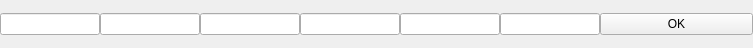
<?xml version="1.0" encoding="UTF-8"?>
<ui version="4.0">
 <class>Form</class>
 <widget class="QWidget" name="Form">
  <property name="enabled">
   <bool>true</bool>
  </property>
  <property name="geometry">
   <rect>
    <x>0</x>
    <y>0</y>
    <width>753</width>
    <height>48</height>
   </rect>
  </property>
  <property name="sizePolicy">
   <sizepolicy hsizetype="Minimum" vsizetype="Minimum">
    <horstretch>0</horstretch>
    <verstretch>0</verstretch>
   </sizepolicy>
  </property>
  <property name="maximumSize">
   <size>
    <width>25555</width>
    <height>48</height>
   </size>
  </property>
  <property name="windowTitle">
   <string>Form</string>
  </property>
  <layout class="QGridLayout" name="gridLayout">
   <property name="sizeConstraint">
    <enum>QLayout::SetMinimumSize</enum>
   </property>
   <property name="margin">
    <number>0</number>
   </property>
   <property name="spacing">
    <number>0</number>
   </property>
   <item row="0" column="0">
    <layout class="QHBoxLayout" name="horizontalLayout">
     <item>
      <layout class="QVBoxLayout" name="verticalLayoutxp">
       <item>
        <widget class="QLineEdit" name="lineEditxp">
         <property name="enabled">
          <bool>true</bool>
         </property>
         <property name="minimumSize">
          <size>
           <width>100</width>
           <height>0</height>
          </size>
         </property>
         <property name="maximumSize">
          <size>
           <width>100</width>
           <height>16777215</height>
          </size>
         </property>
        </widget>
       </item>
      </layout>
     </item>
     <item>
      <layout class="QVBoxLayout" name="verticalLayoutyk">
       <item>
        <widget class="QLineEdit" name="lineEdityk">
         <property name="enabled">
          <bool>true</bool>
         </property>
         <property name="minimumSize">
          <size>
           <width>100</width>
           <height>0</height>
          </size>
         </property>
         <property name="maximumSize">
          <size>
           <width>100</width>
           <height>16777215</height>
          </size>
         </property>
        </widget>
       </item>
      </layout>
     </item>
     <item>
      <layout class="QVBoxLayout" name="verticalLayoutdx">
       <item>
        <widget class="QLineEdit" name="lineEditdx">
         <property name="enabled">
          <bool>true</bool>
         </property>
         <property name="minimumSize">
          <size>
           <width>100</width>
           <height>0</height>
          </size>
         </property>
         <property name="maximumSize">
          <size>
           <width>100</width>
           <height>16777215</height>
          </size>
         </property>
        </widget>
       </item>
      </layout>
     </item>
     <item>
      <layout class="QVBoxLayout" name="verticalLayoutdy">
       <item>
        <widget class="QLineEdit" name="lineEditdy">
         <property name="enabled">
          <bool>true</bool>
         </property>
         <property name="minimumSize">
          <size>
           <width>100</width>
           <height>0</height>
          </size>
         </property>
         <property name="maximumSize">
          <size>
           <width>100</width>
           <height>16777215</height>
          </size>
         </property>
        </widget>
       </item>
      </layout>
     </item>
     <item>
      <layout class="QVBoxLayout" name="verticalLayoutxk">
       <item>
        <widget class="QLineEdit" name="lineEditxk">
         <property name="enabled">
          <bool>true</bool>
         </property>
         <property name="minimumSize">
          <size>
           <width>100</width>
           <height>0</height>
          </size>
         </property>
         <property name="maximumSize">
          <size>
           <width>100</width>
           <height>16777215</height>
          </size>
         </property>
        </widget>
       </item>
      </layout>
     </item>
     <item>
      <layout class="QVBoxLayout" name="verticalLayoutyp">
       <item>
        <widget class="QLineEdit" name="lineEdityp">
         <property name="enabled">
          <bool>true</bool>
         </property>
         <property name="minimumSize">
          <size>
           <width>100</width>
           <height>0</height>
          </size>
         </property>
         <property name="maximumSize">
          <size>
           <width>100</width>
           <height>16777215</height>
          </size>
         </property>
        </widget>
       </item>
      </layout>
     </item>
    </layout>
   </item>
   <item row="0" column="1">
    <widget class="QPushButton" name="pushButtonzatwierdzobj">
     <property name="text">
      <string>OK</string>
     </property>
    </widget>
   </item>
  </layout>
 </widget>
 <resources/>
 <connections/>
</ui>
